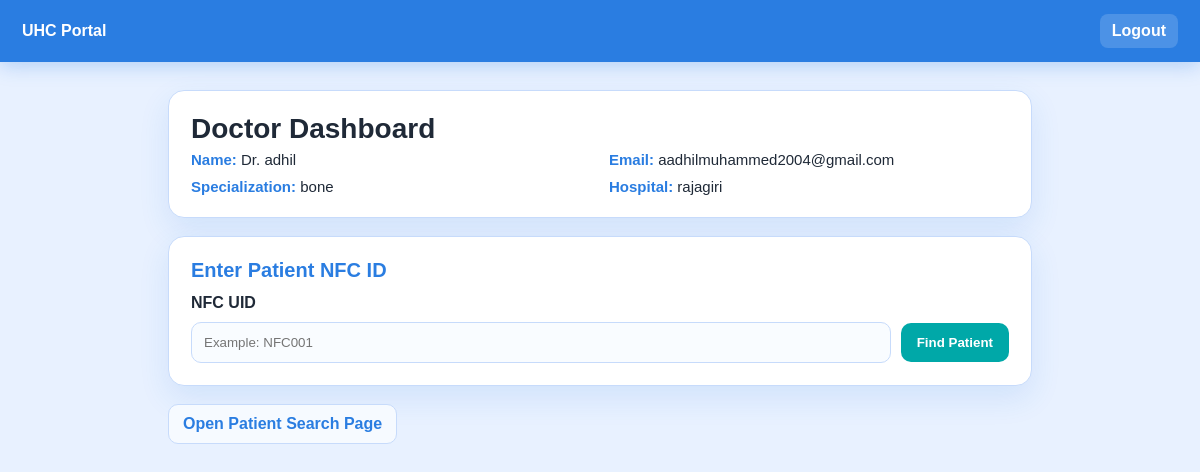
The app's page /doctor/dashboard/ (signed in) with its own data.
### doctor/models.py (models this page shows, shortened)
class DoctorProfile(models.Model):
	user = models.OneToOneField(User, on_delete=models.CASCADE)
	specialization = models.CharField(max_length=100)
	hospital = models.CharField(max_length=200)
	phone = models.CharField(max_length=15, blank=True)

### doctor/views.py (the view)
# urls.py: path('dashboard/', views.dashboard_view, name='dashboard'),
@login_required
def dashboard_view(request):
	profile, _ = DoctorProfile.objects.get_or_create(
		user=request.user,
		defaults={'specialization': 'General', 'hospital': 'Not set'}
	)
	return render(request, 'doctor/dashboard.html', {'profile': profile})

### templates/doctor/dashboard.html (shortened to what this page needs)
<!DOCTYPE html>
<html>
<head>
</head>
<body>
  <div class="topbar">
    <strong>UHC Portal</strong>
    <a href="{% url 'logout' %}">Logout</a>
  </div>
  <div class="container">
    <div class="card">
      <h1>Doctor Dashboard</h1>
      <div class="meta">
        <div><b>Name:</b> Dr. {{ profile.user.get_full_name }}</div>
        <div><b>Email:</b> {{ profile.user.email }}</div>
        <div><b>Specialization:</b> {{ profile.specialization }}</div>
        <div><b>Hospital:</b> {{ profile.hospital }}</div>
      </div>
    </div>
    <div class="card">
      <h2>Enter Patient NFC ID</h2>
      <form method="post" action="{% url 'search_patient' %}">
        <label>NFC UID</label>
        <div class="form-row">
          <input type="text" name="nfc_uid" placeholder="Example: NFC001" required>
          <button type="submit">Find Patient</button>
        </div>
      </form>
    </div>
    <div class="links">
      <a href="{% url 'search_patient' %}">Open Patient Search Page</a>
    </div>
  </div>
</body>
</html>

### templates/doctor/dashboard.html (style rules this page uses)
:root { --primary: #2A7DE1; --secondary: #E8F1FF; --accent: #00A8A8; --text: #1F2937; --card: #FFFFFF; --border: #c7dbfb; }
* { box-sizing: border-box; font-family: Arial, sans-serif; }
body { margin: 0; background: var(--secondary); color: var(--text); }
.topbar { background: var(--primary); color: #fff; padding: 14px 22px; display: flex; justify-content: space-between; align-items: center; box-shadow: 0 4px 18px rgba(42, 125, 225, 0.28); }
.topbar a { color: #fff; text-decoration: none; font-weight: 600; padding: 8px 12px; border-radius: 8px; background: rgba(255, 255, 255, 0.16); }
.container { max-width: 900px; margin: 28px auto; padding: 0 18px; }
.card { background: var(--card); border: 1px solid var(--border); border-radius: 16px; padding: 22px; box-shadow: 0 12px 30px rgba(42, 125, 225, 0.12); margin-bottom: 18px; }
h1 { margin: 0 0 6px; font-size: 28px; }
h2 { margin: 0 0 12px; font-size: 20px; color: var(--primary); }
.meta { display: grid; grid-template-columns: repeat(2, minmax(220px, 1fr)); gap: 10px 18px; font-size: 15px; }
.meta b { color: var(--primary); }
label { font-weight: 600; color: var(--text); }
.form-row { margin-top: 10px; display: flex; gap: 10px; align-items: center; flex-wrap: wrap; }
input[type="text"] { flex: 1; min-width: 240px; border: 1px solid var(--border); border-radius: 10px; padding: 12px; background: #f9fcff; color: var(--text); }
button { border: none; border-radius: 10px; padding: 12px 16px; background: var(--accent); color: #fff; font-weight: 700; cursor: pointer; }
.links { display: flex; gap: 12px; flex-wrap: wrap; }
.links a { text-decoration: none; color: var(--primary); font-weight: 700; padding: 10px 14px; border: 1px solid var(--border); border-radius: 10px; background: #f6faff; }

### records on screen
DoctorProfile: user.get_full_name "adhil", user.email "aadhilmuhammed2004@gmail.com", specialization "bone", hospital "rajagiri"
